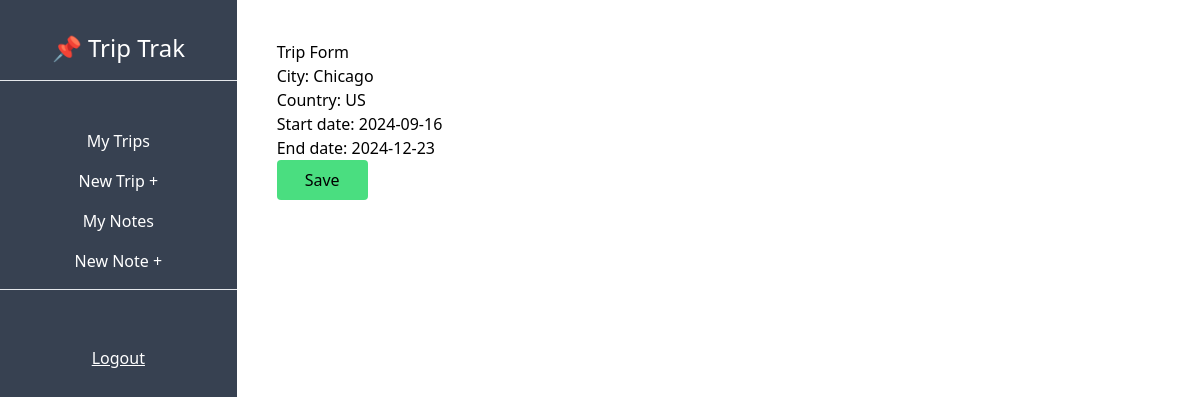
The page /dashboard/trip/2/update/ on the database its author committed.
### trip/models.py (models this page shows, shortened)
class Trip(models.Model):
    city = models.CharField(max_length=80)
    country = models.CharField(max_length=5)
    start_date = models.DateField(blank=True, null=True)
    end_date = models.DateField(blank=True, null= True)
    owner = models.ForeignKey(User, on_delete=models.CASCADE, related_name='trips')

### trip/views.py (the view)
# urls.py: path('dashboard/trip/<int:pk>/update/', TripUpdateView.as_view(), name='trip-update'),
class TripUpdateView(UpdateView):
    model = Trip
    success_url = reverse_lazy('trip-list')
    fields = ['city', 'country', 'start_date', 'end_date']

### trip/templates/trip/trip_form.html (shortened to what this page needs)
{% extends 'trip/_base.html' %}
{% load tailwind_filters %}
{% block content %}
    <h1> Trip Form</h1>
    <form action="" method="post">
        {{ form|crispy }}
        <input type="submit" value="Save" class="bg-green-400 px-7 py-2 rounded hover:cursor-pointer hover:bg-green-300">
    </form>
{% endblock content %}

### rows shown on the page
Trip: city "Chicago", country "US", start_date "2024-09-16", end_date "2024-12-23"
